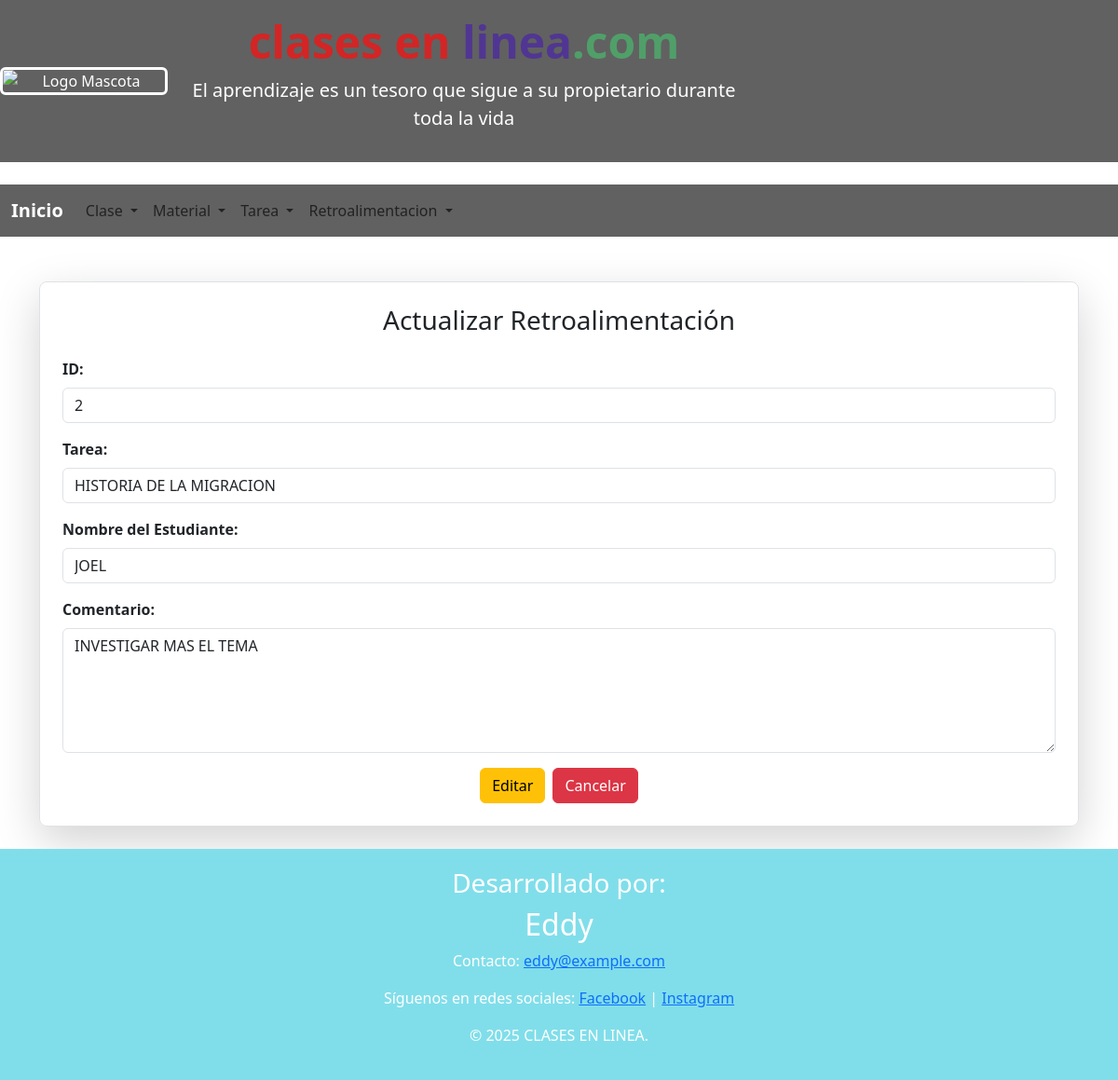
Page /editarRetroalimentacion/2 on the committed database.
### aplicacion/clase/models.py (models this page shows, shortened)
class Retroalimentacion(models.Model):
    id = models.AutoField(primary_key=True)
    tarea = models.ForeignKey(Tarea, on_delete=models.CASCADE, related_name='retroalimentaciones')
    nombre_estudiante = models.CharField(max_length=100)
    comentario = models.TextField()

class Tarea(models.Model):
    id = models.AutoField(primary_key=True)
    clase = models.ForeignKey(Clase, on_delete=models.CASCADE, related_name='tareas')
    titulo = models.CharField(max_length=200)
    descripcion = models.TextField()
    fecha_limite = models.DateField()

### aplicacion/clase/views.py (the view)
# urls.py: path('editarRetroalimentacion/<retroalimentacion_id>', views.editarRetroalimentacion),  # Editar reporte
def editarRetroalimentacion(request, retroalimentacion_id):
    retroalimentacionEditar = Retroalimentacion.objects.get(id=retroalimentacion_id)
    tareas = Tarea.objects.all()  # Obtener todas las tareas
    return render(request, 'editarRetroalimentacion.html', {'retroalimentacion': retroalimentacionEditar, 'tareas': tareas})

### aplicacion/clase/templates/editarRetroalimentacion.html (shortened to what this page needs)
{% extends "./plantilla.html" %}
{% block contenido %}
<div class="container mt-5">
    <div class="border p-4 rounded-3 shadow-lg">
        <h3 class="mb-4 text-center">Actualizar Retroalimentación</h3>
        <form action="/procesarEdicionRetroalimentacion/" id="frm_editar_retroalimentacion" method="post">
            <div class="mb-3">
                <label for="id" class="form-label"><b>ID:</b></label>
                <input type="text" class="form-control" id="id" value="{{ retroalimentacion.id }}" readonly>
            </div>
            <div class="mb-3">
                <label for="tarea" class="form-label"><b>Tarea:</b></label>
                <select name="tarea" id="tarea" class="form-control" required>
                    {% for tarea in tareas %}
                        <option value="{{ tarea.id }}" {% if tarea.id == retroalimentacion.tarea.id %}selected{% endif %}>{{ tarea.titulo }}</option>
                    {% endfor %}
                </select>
            </div>
            <div class="mb-3">
                <label for="nombre_estudiante" class="form-label"><b>Nombre del Estudiante:</b></label>
                <input
                    type="text"
                    name="nombre_estudiante"
                    id="nombre_estudiante"
                    class="form-control"
                    value="{{ retroalimentacion.nombre_estudiante }}"
                    required
                    minlength="2"
                    maxlength="100"
                >
            </div>
            <div class="mb-3">
                <label for="comentario" class="form-label"><b>Comentario:</b></label>
                <textarea
                    name="comentario"
                    id="comentario"
                    class="form-control"
                    rows="5"
                    required
                >{{ retroalimentacion.comentario }}</textarea>
            </div>
            <div class="d-flex justify-content-center">
                <button type="submit" class="btn btn-warning me-2">Editar</button>
                <a href="/listadoRetroalimentacion/" class="btn btn-danger">Cancelar</a>
            </div>
        </form>
    </div>
</div>
{% endblock %}

### rows in the picture
Retroalimentacion: id "2", tarea "HISTORIA DE LA MIGRACION", nombre_estudiante "JOEL", comentario "INVESTIGAR MAS EL TEMA"
